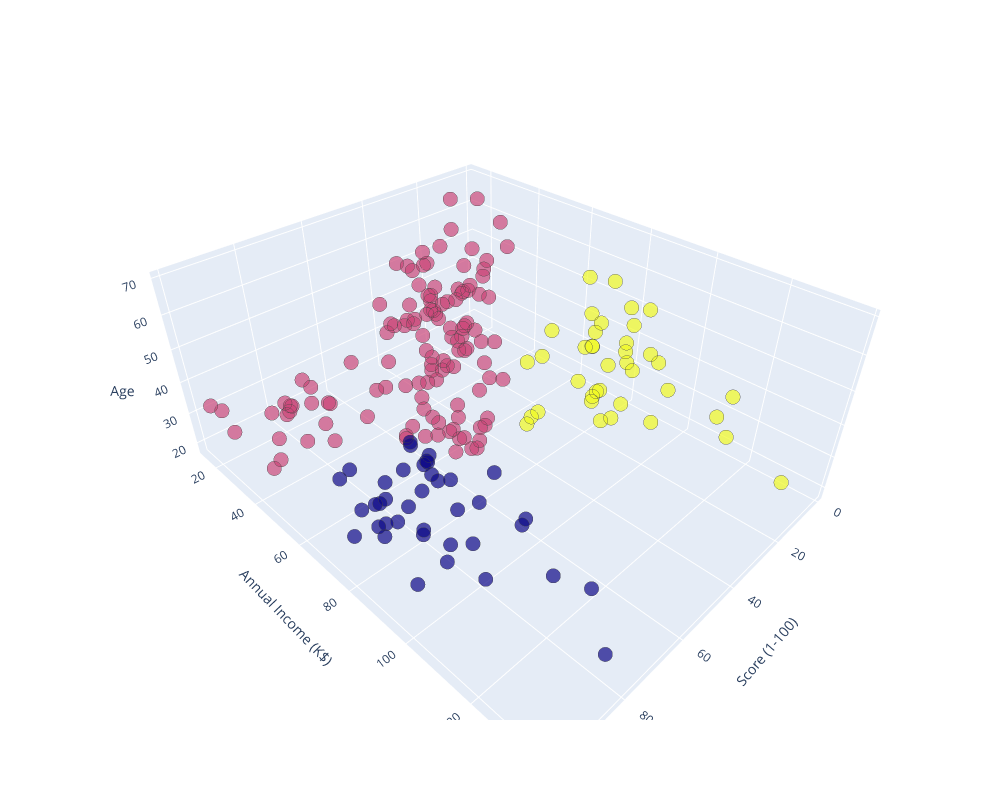

Notebook code cell kept with this figure:
### Code cell
X1 = df[['score', 'income_year_ks', 'age']]
clusterNum = 3

k_means = KMeans(init = 'k-means++', n_clusters = 3, n_init = 12)
k_means.fit(X1)
labels = k_means.labels_

fig = px.scatter_3d(
    X1,
    x='score',
    y='income_year_ks',
    z='age',
    opacity=0.7,
    color=labels.astype(float)
)

fig.update_traces(marker=dict(size=5, line=dict(width=.25)), showlegend=False)
fig.update_layout(coloraxis_showscale=False, width=1000, height=800, scene=dict(
        xaxis=dict(title='Score (1-100)'),
        yaxis=dict(title='Annual Income (K$)'),
        zaxis=dict(title='Age')
    )) 

fig.show()

### Figure 1 — Plotly figure (JSON) as saved in the notebook; plotly's stock layout.template omitted (floating-point values rounded to 4 significant figures; data arrays with more than 128 entries replaced by an {"elided": "..."} marker saying what was removed)
{"data": [{"hovertemplate": "score=%{x}<br>income_year_ks=%{y}<br>age=%{z}<br>color=%{marker.color}<extra></extra>", "legendgroup": "", "marker": {"color": {"elided": "200 float values"}, "coloraxis": "coloraxis", "line": {"width": 0.25}, "opacity": 0.7, "size": 5, "symbol": "circle"}, "mode": "markers", "name": "", "scene": "scene", "showlegend": false, "type": "scatter3d", "x": {"elided": "200 int values"}, "y": {"elided": "200 int values"}, "z": {"elided": "200 int values"}}], "layout": {"coloraxis": {"colorbar": {"title": {"text": "color"}}, "colorscale": [[0, "#0d0887"], [0.1111, "#46039f"], [0.2222, "#7201a8"], [0.3333, "#9c179e"], [0.4444, "#bd3786"], [0.5556, "#d8576b"], [0.6667, "#ed7953"], [0.7778, "#fb9f3a"], [0.8889, "#fdca26"], [1, "#f0f921"]], "showscale": false}, "height": 800, "legend": {"tracegroupgap": 0}, "margin": {"t": 60}, "scene": {"domain": {"x": [0, 1], "y": [0, 1]}, "xaxis": {"title": {"text": "Score (1-100)"}}, "yaxis": {"title": {"text": "Annual Income (K$)"}}, "zaxis": {"title": {"text": "Age"}}}, "width": 1000}}
